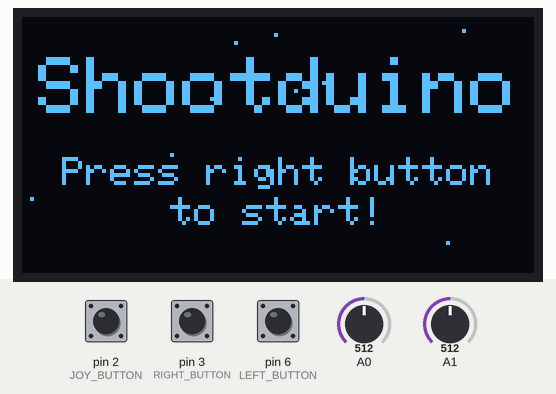
Recording of a sketch running on a simulated Arduino Uno, built with avr-gcc and run on an emulated ATmega328P. On the bench: 128×64 one-colour display. The inputs (shaded band) are chosen by the test bench; at power-on: pin 3 (RIGHT_BUTTON) HIGH, A0 = 512, A1 = 512, pin 2 (JOY_BUTTON) HIGH, pin 6 (LEFT_BUTTON) HIGH. The display library's start-up logo is not drawn; random numbers use the default seed unless the sketch sets one; EEPROM starts erased.

Above: at 2.3 s.
2.4 s: pin 3 (RIGHT_BUTTON) pulled LOW for 0.15 s
At 2.87 s:
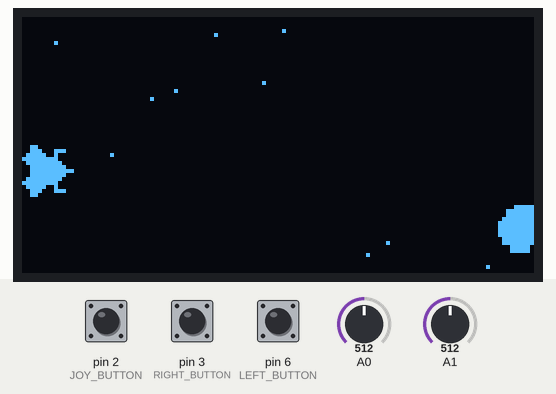
3.1 s: A0 set to 530
At 3.78 s:
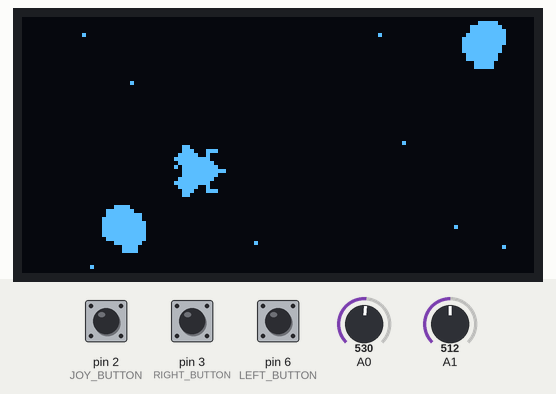
6.1 s: pin 3 (RIGHT_BUTTON) pulled LOW for 3.2 s
At 7.68 s:
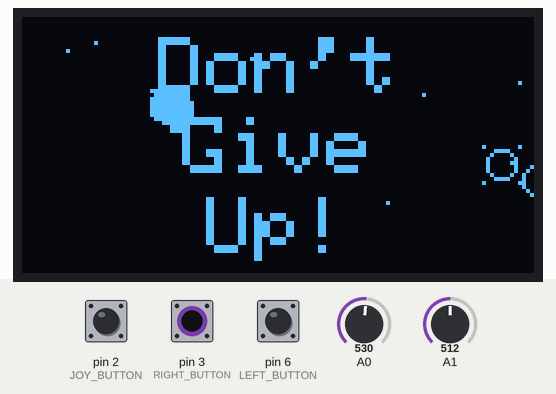
9.9 s: pin 3 (RIGHT_BUTTON) pulled LOW for 1 s
At 10.36 s:
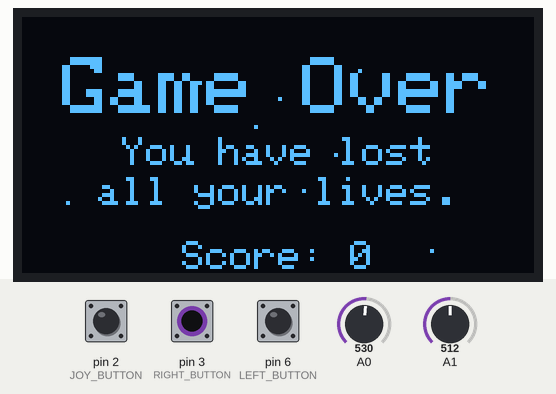
11.5 s: pin 3 (RIGHT_BUTTON) pulled LOW for 0.15 s
At 11.72 s:
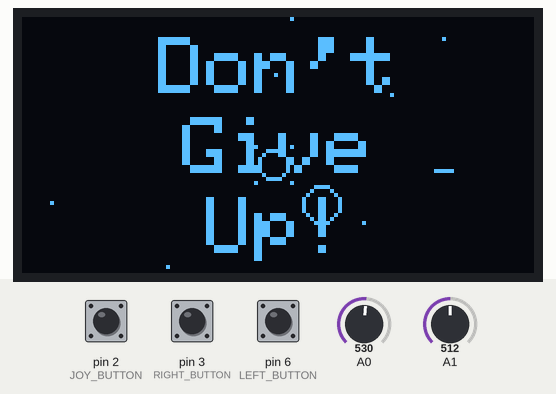
12.2 s: A1 set to 493
At 12.68 s:
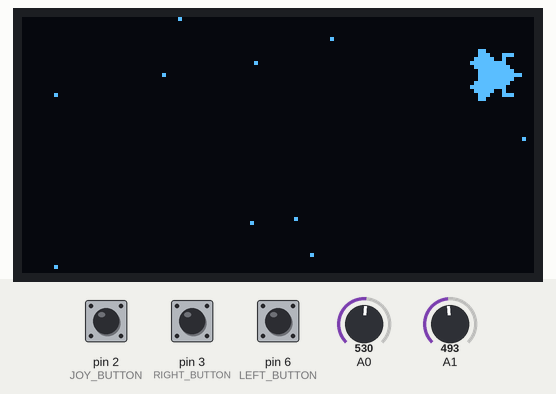
Timing chart, 0 to 15.2 s (numbered marks = the images above; inputs shaded):
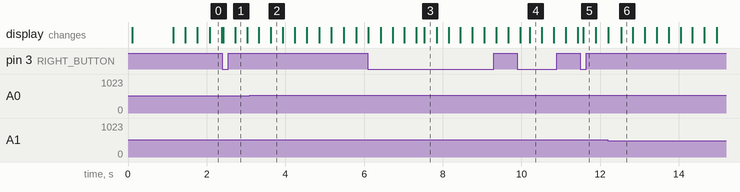

The sketch:

Shootduino.ino
```cpp
#include <SPI.h>
#include <Wire.h>
#include <EEPROM.h>
#include <Adafruit_GFX.h>
#include <Adafruit_SSD1306.h>
#include "gfx.h"
#include "joystick.h"
#include "highscores.h"
#include "textutils.h"
#include "starfield.h"
#include "game_objects.h"
#include "game_state.h"
#include "game.h"

const uint8_t I2C_ADDRESS_DISPLAY = 0x3C;
const uint8_t OLED_RESET = 4;

Adafruit_SSD1306 display(OLED_RESET);
Game shootduino;

void fire_bullet() {
  if (shootduino.ticks - shootduino.bullet_fired < BULLET_DELAY) {
    return;
  }
  shootduino.bullet_fired = shootduino.ticks;

  for (uint8_t i = 0; i < MAX_BULLETS; i++) {
    if (!bullets[i].is_active) {
      bullets[i].type = BULLET;
      bullets[i].is_active = true;
      bullets[i].x = player.x + PLAYER_W;
      bullets[i].y = player.y + (PLAYER_H / 2);
      bullets[i].vx = 3;
      break;
    }
  }
}

void start_asteroid() {
  if (shootduino.ticks - shootduino.asteroid_started < ASTEROID_DELAY) {
    return;
  }
  shootduino.asteroid_started = shootduino.ticks;

  for (uint8_t i = 0; i < MAX_ASTEROIDS; i++) {
    if (!asteroids[i].is_active) {
      asteroids[i].type = ASTEROID;
      asteroids[i].is_active = true;
      asteroids[i].x = display.width();
      asteroids[i].y = random(display.height() - ASTEROID_H) + 1;
      asteroids[i].vx = -1 * random(2) - 2;
      asteroids[i].anim_frame = random(NUM_ASTEROID_FRAMES);
      asteroids[i].frame_count = 0;
      break;
    }
  }
}

void move_player() {
  if (joystick.left) {
    player.x -= player.vx;
    if (player.x < 0) {
      player.x = 0;
    }
  }
  if (joystick.right) {
    player.x += player.vx;
    if (player.x + PLAYER_W > display.width()) {
      player.x = display.width() - PLAYER_W;
    }
  }
  if (joystick.up) {
    player.y -= player.vy;
    if (player.y < 0) {
      player.y = 0;
    }
  }
  if (joystick.down) {
    player.y += player.vy;
    if (player.y + PLAYER_W > display.height()) {
      player.y = display.height() - PLAYER_H;
    }
  }
}

void draw_player() {
  if (!player.is_active)
    return;
  if (player.type == PLAYER) {
    display.drawBitmap(player.x, player.y, spaceship_bmp, PLAYER_W, PLAYER_H, WHITE);
  } else {
    const uint8_t* bmp = explosion_anim + (2 * EXPLOSION_H) * player.anim_frame;
    display.drawBitmap(player.x, player.y, bmp, EXPLOSION_W, EXPLOSION_H, WHITE);
    player.frame_count++;
    if (player.frame_count == ANIM_FRAME_DELAY) {
      player.frame_count = 0;
      player.anim_frame++;
      if (player.anim_frame == NUM_EXPLOSION_FRAMES)
        player.is_active = false;
    }
  }
}

void check_collisions() {
  for (uint8_t i = 0; i < MAX_BULLETS; i++) {
    if (bullets[i].is_active) {
      for (uint8_t j = 0; j < MAX_ASTEROIDS; j++) {
        if (asteroids[j].is_active && asteroids[j].type == ASTEROID) {
          if (bullets[i].x < asteroids[j].x + ASTEROID_W && bullets[i].x + BULLET_W > asteroids[j].x &&
              bullets[i].y < asteroids[j].y + ASTEROID_H && bullets[i].y + BULLET_H > asteroids[j].y)
          {
            asteroids[j].type = EXPLOSION;
            asteroids[j].vx = 0;
            bullets[i].is_active = false;
            shootduino.score += 100;
            break;
          }
        }
      }
    }
  }

  for (uint8_t i = 0; i < MAX_ASTEROIDS; i++) {
    if (asteroids[i].is_active && asteroids[i].type == ASTEROID) {
      if (player.x < asteroids[i].x + ASTEROID_W && player.x + PLAYER_W > asteroids[i].x &&
          player.y < asteroids[i].y + ASTEROID_H && player.y + PLAYER_H > asteroids[i].y)
      {
        shootduino.player_hit = true;
        player.type = EXPLOSION;
        player.vx = player.vy = 0;
        asteroids[i].type = EXPLOSION;
        asteroids[i].vx = 0;
        break;
      }
    }
  }
}

void init_game() {
  init_starfield();
  init_objects(bullets, MAX_BULLETS);
  init_objects(asteroids, MAX_ASTEROIDS);
  change_state(INTRO);
  player.x = 0;
  player.y = display.height() / 2;
  player.vx = player.vy = 2;
  player.type = PLAYER;
  player.is_active = true;
  player.anim_frame = 0;
  shootduino.player_hit = false;
  shootduino.lives = MAX_LIVES;
  shootduino.score = 0;
  shootduino.asteroids_missed = 0;
  init_highscore_entry(0);
}

void pause_game() {
  move_stars();
  draw_stars();
  draw_player();
  draw_objects(bullets, MAX_BULLETS);
  draw_objects(asteroids, MAX_ASTEROIDS);
  pmem_print_center(5, 2, PSTR("Pause"));
  pmem_print(0, 48, 1, PSTR("Lives: "));
  pmem_print(0, 56, 1, PSTR("Score: "));
  display.setCursor(42, 48);
  display.print(shootduino.lives);
  display.setCursor(42, 56);
  display.print(shootduino.score);
  if (joystick.left_button && (shootduino.ticks - shootduino.state_changed > MIN_DELAY_AFTER_STATE_CHANGE)) {
    change_state(RUNNING);
    joystick.left_button = false;
    delay(DEBOUNCE_DELAY);
  }
}

void lost_live() {
  move_stars();
  draw_stars();
  draw_objects(bullets, MAX_BULLETS);
  draw_objects(asteroids, MAX_ASTEROIDS);
  draw_player();
  pmem_print_center(5, 2, PSTR("Don't"));
  pmem_print_center(25, 2, PSTR("Give"));
  pmem_print_center(45, 2, PSTR("Up!"));
  if (joystick.right_button && (shootduino.ticks - shootduino.state_changed > MIN_DELAY_AFTER_STATE_CHANGE)) {
    change_state(RUNNING);
    player.vx = player.vy = 2;
    player.type = PLAYER;
    player.is_active = true;
    player.anim_frame = 0;
    joystick.right_button = false;
    delay(DEBOUNCE_DELAY);
  }
}

void print_score(const uint8_t y) {
  char tmp[MAX_SCORE_LEN];
  snprintf(tmp, MAX_SCORE_LEN, "%d", shootduino.score);
  const uint8_t score_txt_len = 7; // Length of "Score: ".
  const uint8_t score_len = strlen(tmp);
  const uint8_t x = (display.width() - (score_txt_len + score_len) * BASE_FONT_W) / 2;
  pmem_print(x, y, 1, PSTR("Score: "));
  display.setCursor(x + score_txt_len * BASE_FONT_W, y);
  display.print(shootduino.score);
}

void game_over() {
  move_stars();
  draw_stars();
  pmem_print_center(10, 2, PSTR("Game Over"));

  if (shootduino.lives == 0) {
    pmem_print_center(30, 1, PSTR("You have lost"));
    pmem_print_center(40, 1, PSTR("all your lives."));
  } else {
    pmem_print_center(30, 1, PSTR("You have missed."));
    pmem_print_center(40, 1, PSTR("too many asteroids."));
  }

  print_score(56);

  if (joystick.right_button && (shootduino.ticks - shootduino.state_changed > MIN_DELAY_AFTER_STATE_CHANGE)) {
    if (get_highscore_index(shootduino.score) != -1) {
      change_state(ENTER_HS);
    } else {
      init_game();
    }
    joystick.right_button = false;
    delay(DEBOUNCE_DELAY);
  }
}

void update_game() {
  if (joystick.left_button) {
    change_state(PAUSED);
    return;
  }
  if (shootduino.player_hit) {
    shootduino.player_hit = false;
    if (--shootduino.lives == 0) {
      change_state(DONE);
    } else {
      change_state(LOST_LIVE);
    }
    return;
  }
  if (shootduino.asteroids_missed >= MAX_MISSES) {
      change_state(DONE);
      return;
  }
  if (joystick.right_button) {
    fire_bullet();
  }
  if (shootduino.ticks - shootduino.asteroid_started > ASTEROID_DELAY) {
    start_asteroid();
  }
  check_collisions();
  move_player();
  move_objects(bullets, MAX_BULLETS);
  move_objects(asteroids, MAX_ASTEROIDS);
  move_stars();
  draw_stars();
  draw_player();
  draw_objects(bullets, MAX_BULLETS);
  draw_objects(asteroids, MAX_ASTEROIDS);
}

void intro() {
  move_stars();
  draw_stars();
  pmem_print_center(10, 2, PSTR("Shootduino"));
  pmem_print_center(35, 1, PSTR("Press right button"));
  pmem_print_center(45, 1, PSTR("to start!"));

  if (shootduino.ticks - shootduino.state_changed > SHOW_HIGHSCORES_DELAY) {
    change_state(SHOW_HS);
  }

  if (joystick.right_button) {
    change_state(RUNNING);
    joystick.right_button = false;
    delay(DEBOUNCE_DELAY);
  }
}

void show_highscores() {
  move_stars();
  draw_stars();
  pmem_print_center(10, 1, PSTR("High Scores"));
  HighScoreEntry entry;
  uint8_t y = 25;
  for (uint8_t i = 0; i < MAX_HIGHSCORES; i++) {
    get_entry(i, entry);
    show_highscore_entry(y, entry);
    y += 10;
  }

  if (shootduino.ticks - shootduino.state_changed > SHOW_HIGHSCORES_DELAY) {
    change_state(INTRO);
  }

  if (joystick.right_button) {
    change_state(INTRO);
    joystick.right_button = false;
    delay(DEBOUNCE_DELAY);
  }
}

void enter_highscore() {
  move_stars();
  draw_stars();
  handle_highscore_controls();
  copy_initials_letters();
  show_highscore_display();

  if (joystick.right_button) {
    insert_entry(shootduino.highscore_entry);
    init_game();
    change_state(INTRO);
    joystick.right_button = false;
    delay(DEBOUNCE_DELAY);
  }
}

void init_display() {
  display.begin(SSD1306_SWITCHCAPVCC, I2C_ADDRESS_DISPLAY);
  display.display();
  delay(1000);
  display.clearDisplay();
}

void setup() {
  randomSeed(analogRead(A0));
  init_joystick();
  init_highscores();
  init_game();
  init_display();
}

void loop() {
  shootduino.ticks = millis();
  update_joystick();
  display.clearDisplay();
  switch (shootduino.state) {
    case INTRO:     intro();           break;
    case PAUSED:    pause_game();      break;
    case RUNNING:   update_game();     break;
    case LOST_LIVE: lost_live();       break;
    case SHOW_HS:   show_highscores(); break;
    case ENTER_HS:  enter_highscore(); break;
    case DONE:      game_over();       break;
  }
  display.display();
}
```

game.h
```cpp
#ifndef __GAME_H_
#define __GAME_H_
#include "game_state.h"
#include "highscores.h"

const uint8_t MAX_LIVES = 3;
const uint8_t MAX_MISSES = 5;
const uint16_t ASTEROID_DELAY = 800;
const uint16_t BULLET_DELAY = 600;
const uint16_t MIN_DELAY_AFTER_STATE_CHANGE = 300;
const uint16_t DEBOUNCE_DELAY = 200;
const uint16_t SHOW_HIGHSCORES_DELAY = 7000;
const uint8_t MAX_SCORE_LEN = 7;

struct Game {
  GameState state;
  uint16_t score;
  uint32_t ticks;
  uint32_t state_changed;
  uint32_t bullet_fired; // Timestamp of the last bullet fired by player.
  uint32_t asteroid_started; // Timestamp of the last asteroid.
  boolean player_hit;
  uint8_t asteroids_missed;
  uint8_t lives;
  HighScoreEntry highscore_entry;
};
#endif
```

game_objects.cpp
```cpp
#include <Adafruit_SSD1306.h>
#include "game_objects.h"
#include "game_state.h"
#include "gfx.h"
#include "game.h"

extern Adafruit_SSD1306 display;
extern Game shootduino;

GameObject bullets[MAX_BULLETS];
GameObject asteroids[MAX_ASTEROIDS];
GameObject player;

void init_objects(GameObject* objects, uint8_t max_objects) {
  for (uint8_t i = 0; i < max_objects; i++) {
    objects[i].is_active = false;
  }
}

void draw_objects(GameObject* objects, uint8_t max_objects) {
  const uint8_t* bmp = NULL;
  for (uint8_t i = 0; i < max_objects; i++) {
    if (objects[i].is_active) {
      switch (objects[i].type) {
        case ASTEROID:
          bmp = asteroid_anim + (2 * ASTEROID_H) * objects[i].anim_frame;
          display.drawBitmap(asteroids[i].x, asteroids[i].y, bmp, ASTEROID_W, ASTEROID_H, WHITE);
          if (shootduino.state == RUNNING)
            objects[i].frame_count++;
          if (objects[i].frame_count == ANIM_FRAME_DELAY) {
            objects[i].anim_frame++;
            objects[i].anim_frame %= NUM_ASTEROID_FRAMES;
            objects[i].frame_count = 0;
          }
          break;

        case EXPLOSION:
          bmp = explosion_anim + (2 * EXPLOSION_H) * objects[i].anim_frame;
          display.drawBitmap(asteroids[i].x, asteroids[i].y, bmp, EXPLOSION_W, EXPLOSION_H, WHITE);
          objects[i].frame_count++;
          if (objects[i].frame_count == ANIM_FRAME_DELAY) {
            objects[i].frame_count = 0;
            objects[i].anim_frame++;
            if (objects[i].anim_frame == NUM_EXPLOSION_FRAMES)
              objects[i].is_active = false;
          }
          break;

        case BULLET:
          display.drawFastHLine(objects[i].x, objects[i].y, BULLET_W, WHITE);
          break;
      }
    }
  }
}

void move_objects(GameObject* objects, uint8_t max_objects) {
  for (uint8_t i = 0; i < max_objects; i++) {
    if (objects[i].is_active) {
      objects[i].x += objects[i].vx;
      switch (objects[i].type) {
        case ASTEROID:
          if (objects[i].x + (int)ASTEROID_W <= 0) {
            objects[i].is_active = false;
            shootduino.asteroids_missed++;
          }
          break;

        case BULLET:
          if (objects[i].x >= display.width()) {
            objects[i].is_active = false;
          }
          break;
      }
    }
  }
}
```

game_objects.h
```cpp
#ifndef __GAME_OBJECTS_H_
#define __GAME_OBJECTS_H_
#include <Arduino.h>

const uint8_t MAX_ASTEROIDS = 8;
const uint8_t MAX_BULLETS = 3;

enum GameObjectType : uint8_t {
  PLAYER, ASTEROID, BULLET, EXPLOSION
};

struct GameObject {
  int16_t x;
  int8_t y, vx, vy;
  boolean is_active;
  GameObjectType type;
  uint8_t anim_frame;
  uint8_t frame_count;
};

extern GameObject bullets[MAX_BULLETS];
extern GameObject asteroids[MAX_ASTEROIDS];
extern GameObject player;

void init_objects(GameObject* objects, uint8_t max_objects);
void draw_objects(GameObject* objects, uint8_t max_objects);
void move_objects(GameObject* objects, uint8_t max_objects);
#endif
```

game_state.cpp
```cpp
#include <Arduino.h>
#include "game.h"

extern Game shootduino;

void change_state(GameState new_state) {
  shootduino.state = new_state;
  shootduino.state_changed = shootduino.ticks;
}
```

game_state.h
```cpp
#ifndef __GAME_STATE_H_
#define __GAME_STATE_H_
enum GameState : uint8_t {
  INTRO, RUNNING, PAUSED, LOST_LIVE, DONE,
  ENTER_HS, SHOW_HS
};

void change_state(GameState new_state);
#endif
```

gfx.cpp
```cpp
#include <Arduino.h>
#include <avr/pgmspace.h>
#include "gfx.h"

const uint8_t spaceship_bmp[] PROGMEM = {
  B00110000, B00000000,
  B00111000, B11100000,
  B01111100, B10000000,
  B11111111, B10000000,
  B01111111, B11000000,
  B00111111, B11100000,
  B00111111, B11111100,
  B00111111, B11100000,
  B01111111, B11000000,
  B11111111, B10000000,
  B01111100, B10000000,
  B00111000, B11100000,
  B00110000, B00000000,
  B00110000, B00000000,
};

const uint8_t asteroid_anim[] PROGMEM = {
  B00011110, B00000000,
  B01111111, B00000000,
  B01111111, B11000000,
  B11111111, B11000000,
  B11111111, B11110000,
  B11111111, B11110000,
  B11111111, B11110000,
  B11111111, B11110000,
  B01111111, B11110000,
  B00011111, B11000000,
  B00000111, B10000000,
  B00000111, B10000000,

  B00001111, B10000000,
  B00111111, B11000000,
  B00111111, B11110000,
  B01111111, B11110000,
  B11111111, B11110000,
  B11111111, B11110000,
  B11111111, B11000000,
  B11111111, B11000000,
  B01111111, B10000000,
  B01111111, B10000000,
  B00011111, B00000000,
  B00011111, B00000000,

  B00111100, B00000000,
  B01111111, B00000000,
  B11111111, B11000000,
  B11111111, B11110000,
  B11111111, B11110000,
  B11111111, B11110000,
  B11111111, B11110000,
  B01111111, B11110000,
  B01111111, B11000000,
  B00011111, B11000000,
  B00001111, B00000000,
  B00001111, B00000000,
};

const unsigned char explosion_anim[] PROGMEM = {
  B00000000, B00000000,
  B01000000, B10000000,
  B00100001, B00000000,
  B00001100, B00000000,
  B00011110, B00000000,
  B00011110, B00000000,
  B00001100, B00000000,
  B00100001, B00000000,
  B01000000, B10000000,
  B00000000, B00000000,

  B10000000, B01000000,
  B01000000, B10000000,
  B00001100, B00000000,
  B00010010, B00000000,
  B00100001, B00000000,
  B00100001, B00000000,
  B00010010, B00000000,
  B00001100, B00000000,
  B01000000, B10000000,
  B10000000, B01000000,

  B10000000, B01000000,
  B00011110, B00000000,
  B00100001, B00000000,
  B01000000, B10000000,
  B01000000, B10000000,
  B01000000, B10000000,
  B01000000, B10000000,
  B00100001, B00000000,
  B00011110, B00000000,
  B10000000, B01000000,

  B00011110, B00000000,
  B00100001, B00000000,
  B01000000, B10000000,
  B10000000, B01000000,
  B10000000, B01000000,
  B10000000, B01000000,
  B10000000, B01000000,
  B01000000, B10000000,
  B00100001, B00000000,
  B00011110, B00000000,
};
```

gfx.h
```cpp
#ifndef __GFX_H_
#define __GFX_H_
const uint8_t PLAYER_W = 13;
const uint8_t PLAYER_H = 13;
extern const uint8_t spaceship_bmp[];

const uint8_t NUM_ASTEROID_FRAMES = 3;
const uint8_t ASTEROID_W = 11;
const uint8_t ASTEROID_H = 12;
extern const uint8_t asteroid_anim[];

const uint8_t NUM_EXPLOSION_FRAMES = 4;
const uint8_t EXPLOSION_W = 10;
const uint8_t EXPLOSION_H = 10;
extern const uint8_t explosion_anim[];

const uint8_t BULLET_W = 5;
const uint8_t BULLET_H = 1;

const uint8_t ANIM_FRAME_DELAY = 4;
#endif
```

highscores.h
```cpp
#ifndef __HIGHSCORES_H_
#define __HIGHSCORES_H_
#include <EEPROM.h>

extern const char INITIALS_LETTERS[] PROGMEM;

const uint16_t HIGHSCORE_ADDR = 0;
const uint8_t HIGHSCORE_MARKER = 42;
const uint8_t LEN_INITIALS = 3;
const uint8_t MAX_HIGHSCORES = 3;

const uint16_t HS_CONTROL_DELAY = 70;
const uint8_t LEN_HIGHSCORE_ENTRY = 9;

struct HighScoreEntry {
  char initials[LEN_INITIALS];
  uint16_t score;
};

void init_highscores();
void get_entry(uint8_t index, HighScoreEntry& entry);
void set_entry(uint8_t index, const HighScoreEntry& entry);
void insert_entry(const HighScoreEntry& entry);
int8_t get_highscore_index(uint16_t score);
void show_highscore_entry(uint8_t y, HighScoreEntry entry);
void init_highscore_entry(uint16_t score);
void handle_highscore_controls();
void copy_initials_letters();
uint8_t score_entry_xpos();
void show_highscore_display();
#endif
```

joystick.cpp
```cpp
#include "joystick.h"

JoystickState joystick;

void init_joystick() {
#ifdef JOYSTICK_SHIELD
  init_joystick_button(TOP_BUTTON);
  init_joystick_button(BOTTOM_BUTTON);
#endif
  init_joystick_button(JOY_BUTTON);
  init_joystick_button(LEFT_BUTTON);
  init_joystick_button(RIGHT_BUTTON);
  for (uint8_t i = 0; i < 10; i++) {
    resting_pos_x = analogRead(A0);
    resting_pos_y = analogRead(A1);
  }
}

void update_joystick() {
  uint16_t x = analogRead(A0);
  uint16_t y = analogRead(A1);
  joystick.left = x < resting_pos_x - 1;
  joystick.right = x > resting_pos_x + 1;
#ifdef JOYSTICK_SHIELD
  joystick.up = y > resting_pos_y + 1;
  joystick.down = y < resting_pos_y - 1;
  joystick.top_button = digitalRead(TOP_BUTTON) == 0;
  joystick.bottom_button = digitalRead(BOTTOM_BUTTON) == 0;
#else
  joystick.up = y < resting_pos_y - 1;
  joystick.down = y > resting_pos_y + 1;
#endif
  joystick.joy_button = digitalRead(JOY_BUTTON) == 0;
  joystick.left_button = digitalRead(LEFT_BUTTON) == 0;
  joystick.right_button = digitalRead(RIGHT_BUTTON) == 0;
}

static void init_joystick_button(const uint8_t pin) {
  pinMode(pin, INPUT_PULLUP);
}
```

Source omitted: highscores.cpp (3807 bytes), joystick.h (727 bytes), starfield.cpp (728 bytes), starfield.h (218 bytes), textutils.cpp (705 bytes), textutils.h (332 bytes)

Measured:
- the behaviour switches between 513 and 514 on A0 (found by bisection; images 1 and 2)
- the behaviour switches between 511 and 510 on A1 (found by bisection; images 5 and 6)
